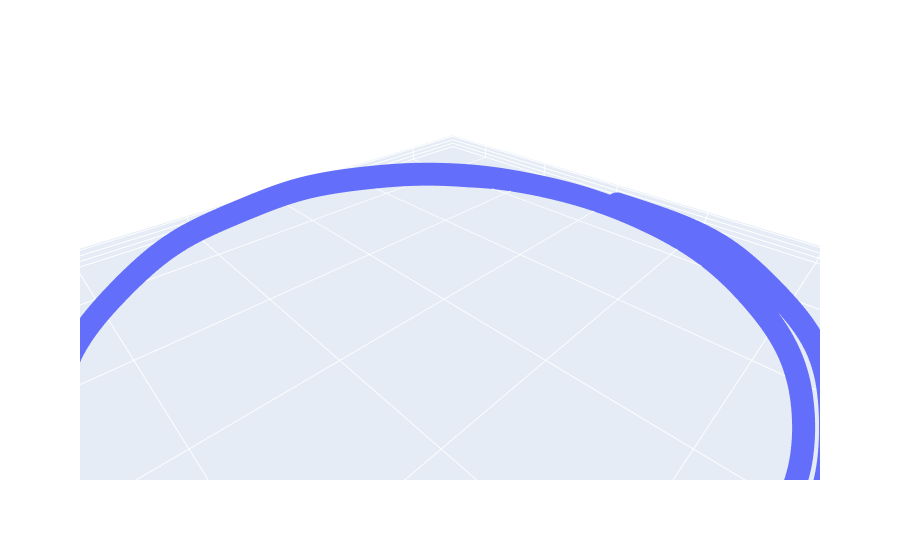

Notebook cell for this chart:
### Code cell
layout = go.Layout(scene=dict(aspectmode='data'))
fig = go.Figure(data=go.Scatter3d(x=x, y=y,z=z), layout=layout)
fig.show()

### Figure 1 — Plotly figure (JSON) as saved in the notebook; plotly's stock layout.template omitted (floating-point values rounded to 4 significant figures; data arrays with more than 128 entries replaced by an {"elided": "..."} marker saying what was removed)
{"data": [{"type": "scatter3d", "x": {"elided": "3000 float values"}, "y": {"elided": "3000 float values"}, "z": {"elided": "3000 float values"}}], "layout": {"scene": {"aspectmode": "data"}}}
